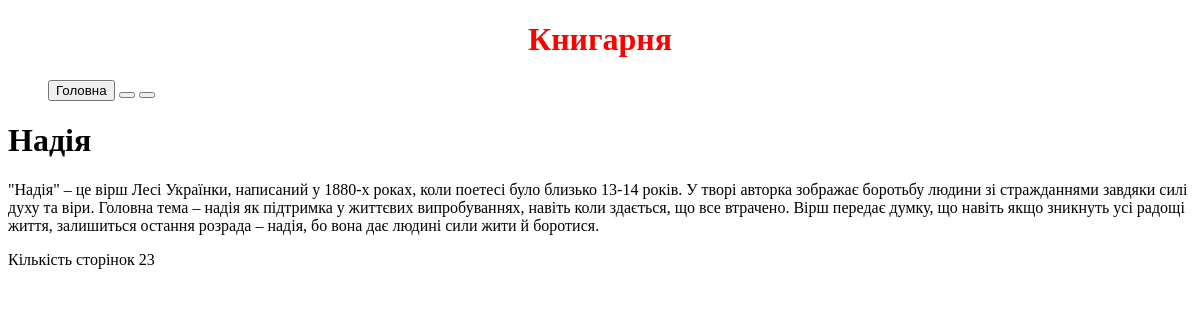
Page /book/3 on the committed database.
### db/models.py (models this page shows)
class Book(Base):
    __tablename__ = "books"
    id = Column(Integer, primary_key=True,index=True)
    title = Column(String, index=True)
    description = Column(String)
    image = Column(String)
    pages = Column(Integer)
    author_id = Column(Integer,ForeignKey("authors.id"))
    author = relationship("Author",back_populates="books")

### main.py (the view)
@app.get("/book/{book_id}", response_model=schemas.Author)
def read_book(request: Request, book_id: int, db: Session = Depends(get_db)):
    db_book = crud.get_book(db, book_id=book_id)
    if db_book is None:
        raise HTTPException(status_code=404, detail="Author not found")
    return templates.TemplateResponse("book.html", context={"request": request, "book": db_book})

### templates/book.html (shortened to what this page needs)
{%extends 'base.html'%}
{% block content %}
<h1>{{book.title}}</h1>
    <p>{{book.description}}</p>
    <p>{{book.pages}}</p>
{% endblock %}

### rows in the picture
Book: title "Надія", description "\"Надія\" – це вірш Лесі Українки, написаний у 1880-х роках, коли поетесі було близько 13-14 років. У творі авторка зображає боротьбу людини зі стражданнями завдяки силі духу та віри. Головна тема – надія як підтримка у життєвих випробуваннях, навіть коли здається, що все втрачено. Вірш передає думку, що навіть якщо зникнуть усі радощі життя, залишиться остання розрада – надія, бо вона дає людині сили жити й боротися.", pages "Кількість сторінок 23"
